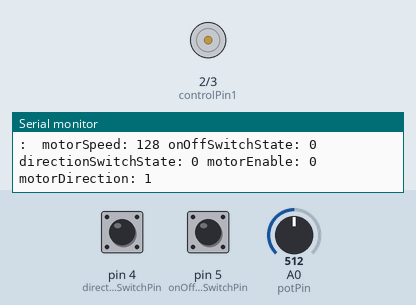
This sketch was run on a simulated Arduino Uno, built with avr-gcc and run on an emulated ATmega328P. On the bench: motor-driver pin pairs drawn as motors (green arrow = first pin HIGH = forward, orange = second pin HIGH = backward, longer = more drive, scaled by the enable pin), the last lines printed to the serial monitor. Inputs (shaded band) come from the test bench; at power-on: pin 4 (directionSwitchPin) LOW, pin 5 (onOffSwitchStateSwitchPin) LOW, A0 (potPin) = 512.

Above: at 1.2 s.
1.3 s: pin 4 (directionSwitchPin) pulled HIGH for 0.15 s
2.9 s: pin 5 (onOffSwitchStateSwitchPin) pulled HIGH for 0.15 s
At 4.2 s:
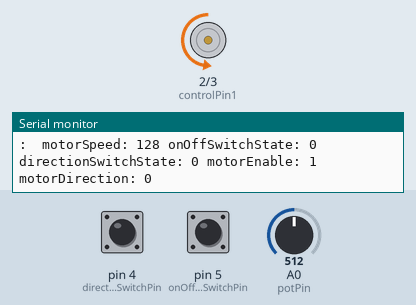
4.5 s: A0 (potPin) set to 122
At 5.5 s:
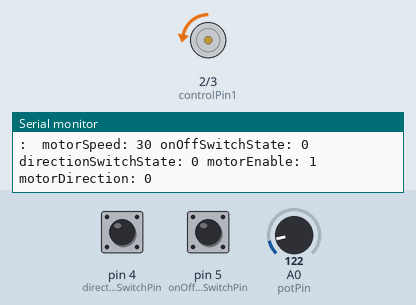
6.1 s: A0 (potPin) set to 716
At 7.2 s:
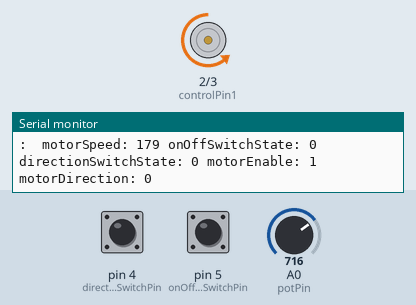
7.7 s: pin 4 (directionSwitchPin) pulled HIGH for 1 s
At 8.3 s:
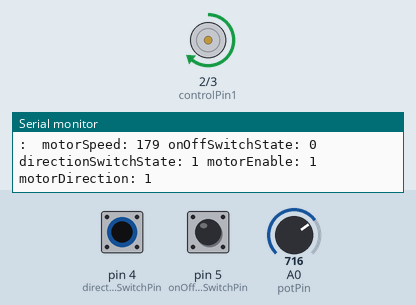
10.2 s: A0 (potPin) set to 306
At 11.3 s:
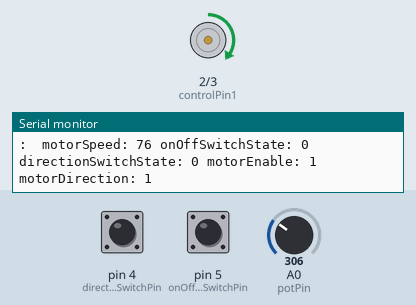
Timing chart, 0 to 12.7 s (numbered marks = the images above; inputs shaded):
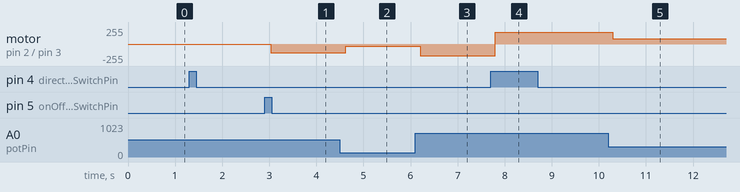

The sketch:

MotorSpeedDemo.ino
```cpp
const int controlPin1 =2;
const int controlPin2 =3;
const int enablePin = 9;
const int directionSwitchPin = 4;
const int onOffSwitchStateSwitchPin = 5;
const int potPin = A0;
// states status

int onOffSwitchState = 0;
int previousOnOffSwitchState = 0;
int directionSwitchState = 0;
int previousDirectionSwitchState = 0;

// speed
int motorEnable = 0;
int motorSpeed = 0;
int motorDirection = 1;


void setup() {
  // put your setup code here, to run once:
  pinMode(directionSwitchPin, INPUT);
  pinMode(onOffSwitchStateSwitchPin, INPUT);
  pinMode(controlPin1, OUTPUT);
  pinMode(controlPin2, OUTPUT);
  pinMode(enablePin, OUTPUT);

  digitalWrite(enablePin, LOW);

  Serial.begin(9600);
}

void loop() {
  // put your main code here, to run repeatedly:
  onOffSwitchState = digitalRead(onOffSwitchStateSwitchPin);
  delay(1);
  directionSwitchState = digitalRead(directionSwitchPin);
  motorSpeed = analogRead(potPin) / 4;

  Serial.print(" motorSpeed: ");
  Serial.print(motorSpeed);
  Serial.print(" onOffSwitchState: ");
  Serial.print(onOffSwitchState);
  Serial.print(" directionSwitchState: ");
  Serial.print(directionSwitchState);
  Serial.print(" motorEnable: ");
  Serial.print(motorEnable);
  Serial.print(" motorDirection: ");
  Serial.print(motorDirection);
  Serial.print("\n: ");
  if (onOffSwitchState != previousOnOffSwitchState) {
    if (onOffSwitchState == HIGH) {
      motorEnable = !motorEnable;
    }
  }

  if (directionSwitchState != previousDirectionSwitchState) {
    if (directionSwitchState == HIGH) {
      motorDirection = !motorDirection;
    }
  }

  if (motorDirection == 1) {
    digitalWrite(controlPin1, HIGH);
    digitalWrite(controlPin2, LOW);

  } else {
    digitalWrite(controlPin1, LOW);
    digitalWrite(controlPin2, HIGH);
  }


  if (motorEnable == 1) {
    analogWrite(enablePin, motorSpeed);
  } else {
    analogWrite(enablePin, 0);
  }


  previousOnOffSwitchState = onOffSwitchState;

  previousDirectionSwitchState = directionSwitchState;
}
```

Measured:
- after the input at 2.9 s, motor on pin 2 (controlPin1) / pin 3 (controlPin2): stopped → backward 128/255 after 0.13 s
- after the input at 4.5 s, motor on pin 2 (controlPin1) / pin 3 (controlPin2): backward 128/255 → backward 30/255 after 0.13 s
- after the input at 6.1 s, motor on pin 2 (controlPin1) / pin 3 (controlPin2): backward 30/255 → backward 179/255 after 0.11 s
- after the input at 7.7 s, motor on pin 2 (controlPin1) / pin 3 (controlPin2): backward 179/255 → forward 179/255 after 0.10 s
- after the input at 10.2 s, motor on pin 2 (controlPin1) / pin 3 (controlPin2): forward 179/255 → forward 76/255 after 0.10 s
